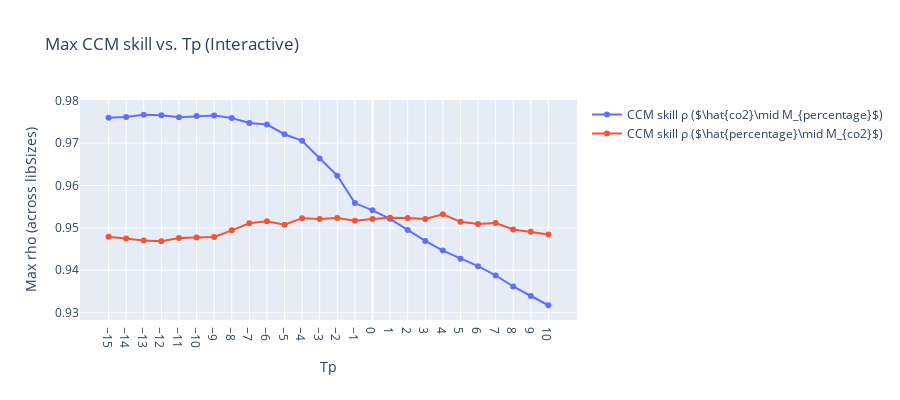

Notebook code for this chart:
### Code cell
from toolbox import ccm_functions as cf
import importlib
importlib.reload(cf)


Tps_list, forward_rhos, reverse_rhos = cf.find_optimal_Tp(
    df_sd      = df_sd,
    df_pre     = df_co2,
    E          = 4,
    tau        = 8,
    libSizes   = "100 200 300 400 500 600 700",
    sample     = 20,
    Tps        = range(-15, 11),
    interactive=True   
)

### Figure 1 — Plotly figure (JSON) as saved in the notebook; plotly's stock layout.template omitted (floating-point values rounded to 4 significant figures)
{"data": [{"mode": "lines+markers", "name": "CCM skill ρ ($\\hat{co2}\\mid M_{percentage}$)", "type": "scatter", "x": [-15, -14, -13, -12, -11, -10, -9, -8, -7, -6, -5, -4, -3, -2, -1, 0, 1, 2, 3, 4, 5, 6, 7, 8, 9, 10], "y": [0.976, 0.9761, 0.9767, 0.9766, 0.9761, 0.9764, 0.9765, 0.9759, 0.9747, 0.9744, 0.9721, 0.9705, 0.9664, 0.9623, 0.9559, 0.9541, 0.9521, 0.9495, 0.9469, 0.9446, 0.9427, 0.941, 0.9388, 0.9362, 0.9339, 0.9318]}, {"mode": "lines+markers", "name": "CCM skill ρ ($\\hat{percentage}\\mid M_{co2}$)", "type": "scatter", "x": [-15, -14, -13, -12, -11, -10, -9, -8, -7, -6, -5, -4, -3, -2, -1, 0, 1, 2, 3, 4, 5, 6, 7, 8, 9, 10], "y": [0.9479, 0.9475, 0.947, 0.9468, 0.9476, 0.9477, 0.9478, 0.9494, 0.9511, 0.9515, 0.9507, 0.9523, 0.9521, 0.9523, 0.9517, 0.9521, 0.9524, 0.9523, 0.9521, 0.9532, 0.9514, 0.9509, 0.9511, 0.9496, 0.9491, 0.9484]}], "layout": {"height": 400, "title": {"text": "Max CCM skill vs. Tp (Interactive)"}, "width": 900, "xaxis": {"tickmode": "array", "tickvals": [-15, -14, -13, -12, -11, -10, -9, -8, -7, -6, -5, -4, -3, -2, -1, 0, 1, 2, 3, 4, 5, 6, 7, 8, 9, 10], "title": {"text": "Tp"}}, "yaxis": {"title": {"text": "Max rho (across libSizes)"}}}}
